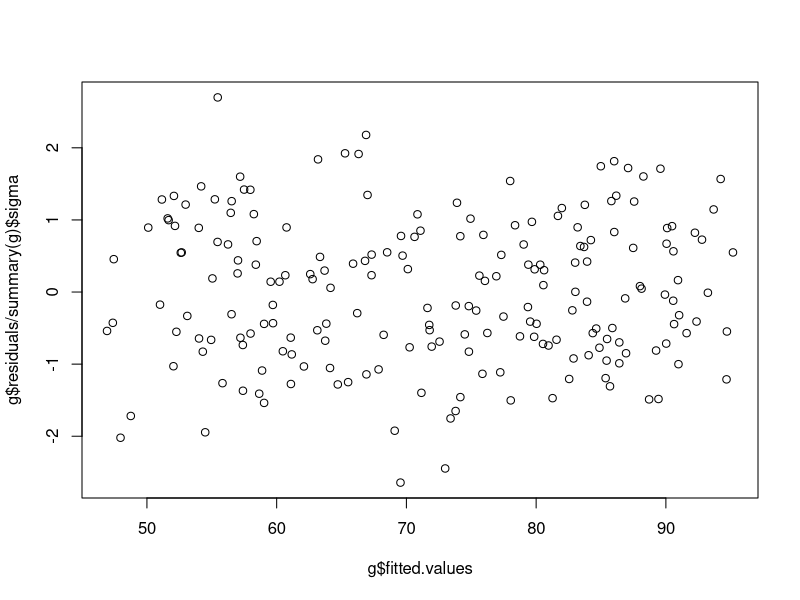

Reproduce this figure in R.
tide <- read.table("tide.txt", header = T)
t_0 <- 82
attach(tide)
n <- dim(tide)[1]
g <- lm(h ~ I(sin(2*pi*t/28)) + I(sin(pi*(t - t_0)/365)) + t)
summary(g)
coeff <- g$coefficients
sigma <- sqrt(sum((g$residuals)^2)/(g$df.residual))
summary(g)$sigma
#we check gaussianity of the residuals and homoschedasticity
shapiro.test(g$residuals)
plot(g$fitted.values,g$residuals/summary(g)$sigma)
#we test H0: {beta1 = 0 && beta2 =0} vs H1
#we apply a Bonferroni Correction, hence looking at the (one at the time) p-values of summary(g):
#p_val1 <- <2e-16, p_val2 <- 0.5130/2 = 0.2565
#we can say that there is dependence on periodic components, although to only one of them

#we test H0: beta0 = 0 vs H1
#we do not need to apply a correction <- p_value < 2e-16
#there is dependence

g1 <- lm(h ~ I(sin(2*pi*t/28)) + t)
summary(g1)

shapiro.test(g1$residuals)
sigma1 <- sqrt(sum((g1$residuals)^2)/(g1$df))
coeff1 <- g1$coefficients

z_new <- data.frame(t = c(263, 335))
#we probably want both prediction to hold simultaneously, we need to adjust alpha = 0.1/2 = 0.05

h_pred <- predict(g1, z_new, interval='prediction', level = 0.95)
rownames(h_pred)<- z_new$t
h_pred
#we can say with overall confidence 90% that on 1st Dec we won't have high water in Venice, while we can expect it on Sep the 20th